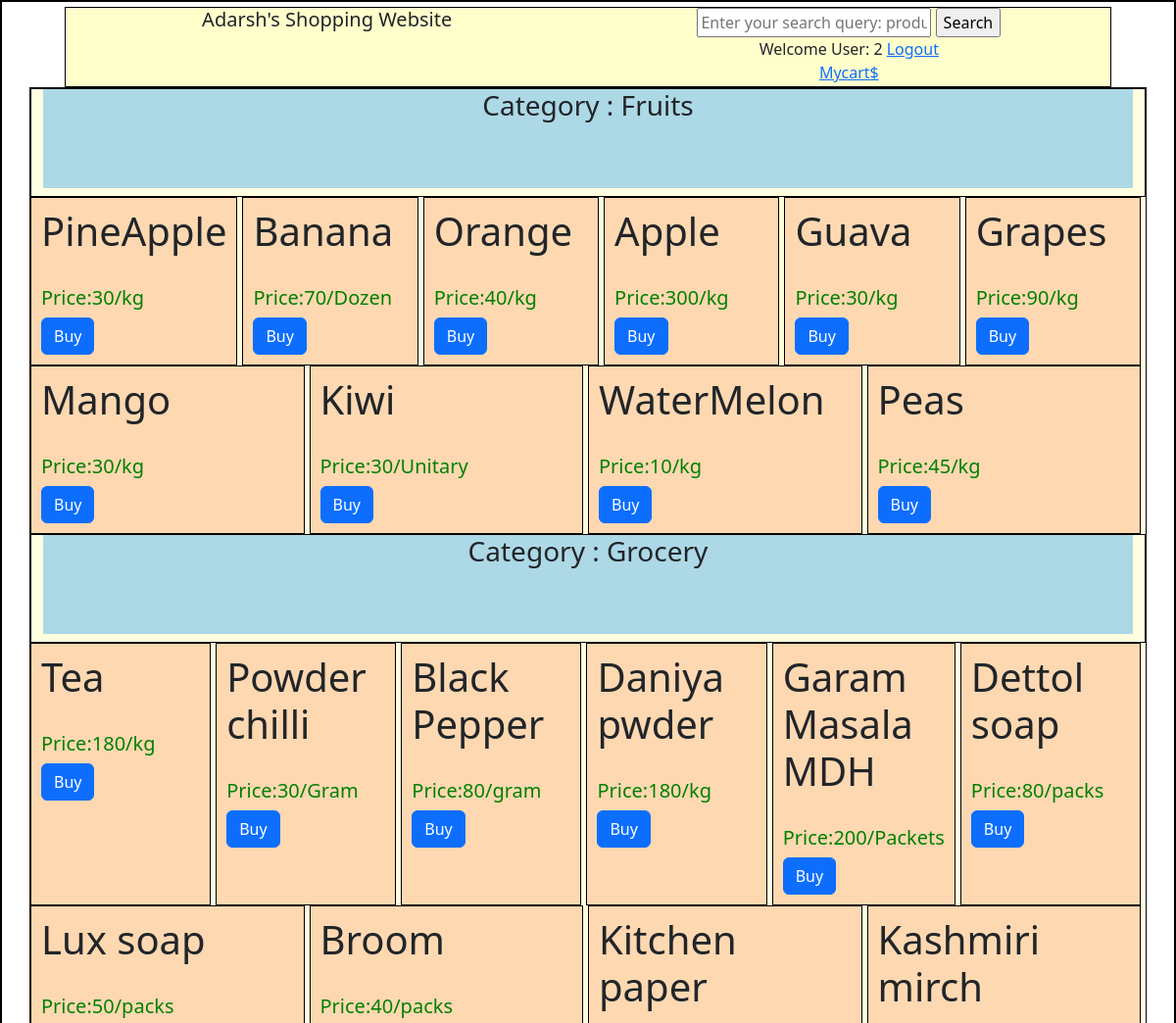
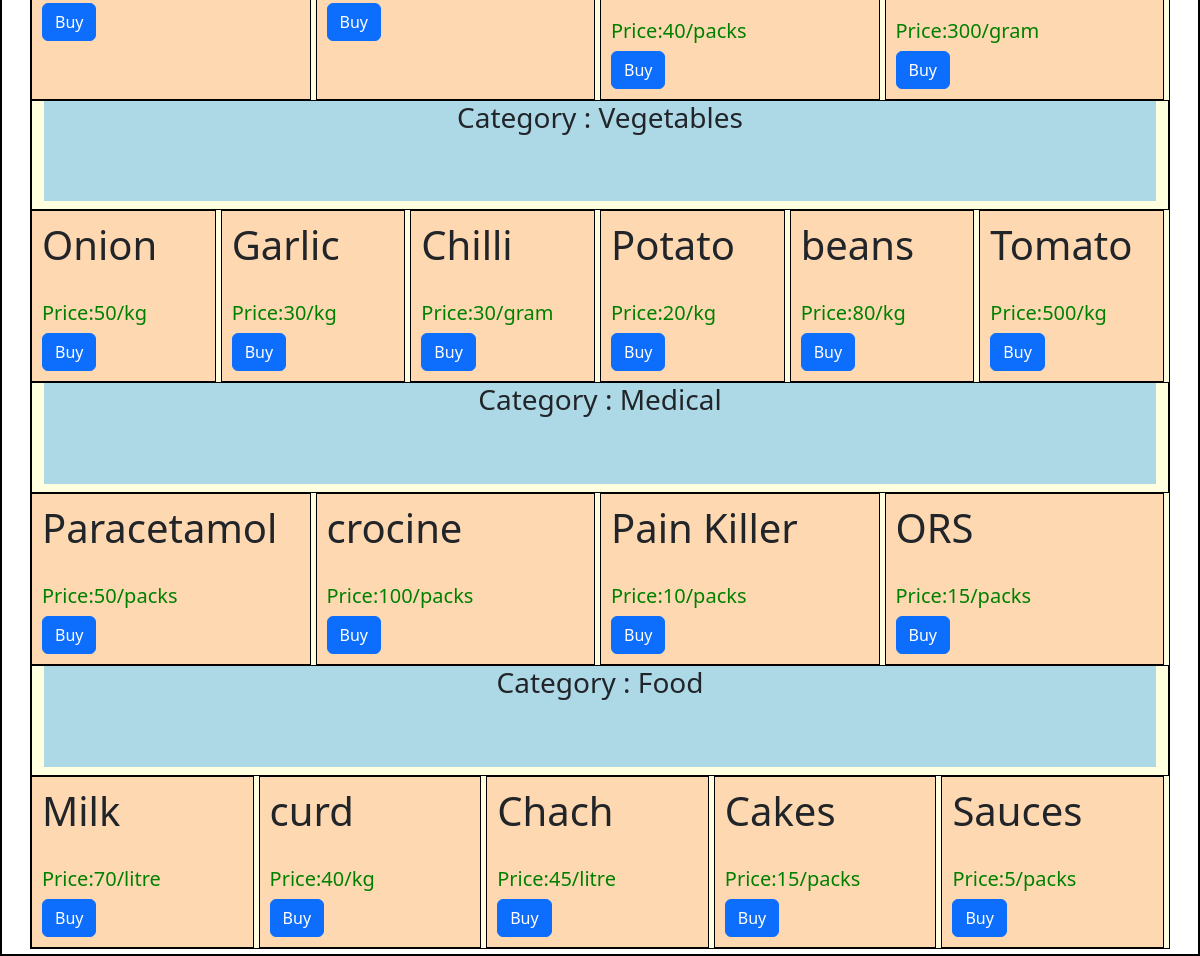
/product?uid=2, run on the app's committed database (2 pictures, top to bottom).
### application/models.py (models this page shows)
class products(db.Model):
  __tablename__="product"
  product_name=db.Column(db.String, primary_key=True, unique=True)
  category=db.Column(db.String)
  unit=db.Column(db.String)
  rate_per_unit=db.Column(db.Integer )
  quantity=db.Column(db.Integer )

### application/controllers.py (the view)
@app.route("/product", methods=["GET", "POST"])
def product():
  data=products.query.all()
  uid=request.args["uid"]
  cat=db.session.query(products.category).distinct().all()
  return render_template("product.html",data1=data, cat=cat,uid=uid)

### templates/product.html (shortened to what this page needs)
<!DOCTYPE HTML>
<html>
 <head>
   <link href="https://cdn.jsdelivr.net/npm/bootstrap@5.3.0-alpha3/dist/css/bootstrap.min.css" rel="stylesheet">
  </head>
 <body style="border: 2px solid Black;padding: 5px;">
<div class="container" style="border: 1px solid black;text-align:center; height:100%; width:90%">
 <div class="row" style="height:80px;">
   <div class="header" style=" width:50%; float:left;text-align:center;background-color:#FFFFCC">
       <h5> Adarsh's  Shopping Website </h5>
   </div>
   <div class="header topnav" style="background-color:#FFFFCC; width:50%; float:left;text-align:center;">
        <div style="width:100%">
        <form method="POST" action="/search?uid={{uid}}">
             <input type="text" name="query" placeholder="Enter your search query: product name">
        <input type="submit" value="Search">
    </form>
        Welcome User: {{uid}}
        <a href="/"> Logout </a> <br>
        <a href=/mycart?uid={{uid}}> Mycart$ </a>
        </div>
   </div>
 </div>
</div>
<div class="container" style="border: 1px solid black;background-color:#FFFFE0" >
 <div class="row" id="top" >
   {% for cat in cat %}
   <div style="border: 1px solid black;text-align:center">
      <h3 style="background-color:#ADD8E6"> Category : {{cat.category}}<br> <br><br></h3>
    </div>
     {% for i in data1 %}
     {% if cat.category==i.category %}
      <div class="col"  id="bottom" style="border: 1px solid black;background-color:#FED8B1 ;padding: 10px; margin-right:5px">
           <div>
              <h1>{{i["product_name"]}}</h1>
              <br>
              <h5 style="color:green">Price:{{i["rate_per_unit"]}}/{{i["unit"]}}</h5>
           </div>
        <div>
           <div class="input-group flex-nowrap" style="display:flex">
           <form action=/user_order?uid={{uid}}&pname={{i.product_name}}&category={{i.category}} method="POST">
               <button type="submit" class="btn btn-primary"> Buy </button>
           </form>
           </div>
        </div>
      </div>
      {% endif %}
    {% endfor %}
   {% endfor %}
 </div>
</div>
 </body>
</html>

### data on the page
products: product_name "PineApple", rate_per_unit "30", unit "kg"
products: product_name "Banana", rate_per_unit "70", unit "Dozen"
products: product_name "Orange", rate_per_unit "40", unit "kg"
products: product_name "Apple", rate_per_unit "300", unit "kg"
products: product_name "Guava", rate_per_unit "30", unit "kg"
products: product_name "Grapes", rate_per_unit "90", unit "kg"
products: product_name "Mango", rate_per_unit "30", unit "kg"
products: product_name "Kiwi", rate_per_unit "30", unit "Unitary"
products: product_name "WaterMelon", rate_per_unit "10", unit "kg"
products: product_name "Peas", rate_per_unit "45", unit "kg"
products: product_name "Tea", rate_per_unit "180", unit "kg"
products: product_name "Powder chilli", rate_per_unit "30", unit "Gram"
products: product_name "Black Pepper", rate_per_unit "80", unit "gram"
products: product_name "Daniya pwder", rate_per_unit "180", unit "kg"
products: product_name "Garam Masala MDH", rate_per_unit "200", unit "Packets"
products: product_name "Dettol soap", rate_per_unit "80", unit "packs"
products: product_name "Lux soap", rate_per_unit "50", unit "packs"
products: product_name "Broom", rate_per_unit "40", unit "packs"
products: product_name "Kitchen paper", rate_per_unit "40", unit "packs"
products: product_name "Kashmiri mirch", rate_per_unit "300", unit "gram"
products: product_name "Onion", rate_per_unit "50", unit "kg"
products: product_name "Garlic", rate_per_unit "30", unit "kg"
products: product_name "Chilli", rate_per_unit "30", unit "gram"
products: product_name "Potato", rate_per_unit "20", unit "kg"
products: product_name "beans", rate_per_unit "80", unit "kg"
products: product_name "Tomato", rate_per_unit "500", unit "kg"
products: product_name "Paracetamol", rate_per_unit "50", unit "packs"
products: product_name "crocine", rate_per_unit "100", unit "packs"
products: product_name "Pain Killer", rate_per_unit "10", unit "packs"
products: product_name "ORS", rate_per_unit "15", unit "packs"
products: product_name "Milk", rate_per_unit "70", unit "litre"
products: product_name "curd", rate_per_unit "40", unit "kg"
products: product_name "Chach", rate_per_unit "45", unit "litre"
products: product_name "Cakes", rate_per_unit "15", unit "packs"
products: product_name "Sauces", rate_per_unit "5", unit "packs"

### other printed values
{{ uid }} "2"
{{ cat.category }} "Fruits" "Grocery" "Vegetables" "Medical" "Food"
